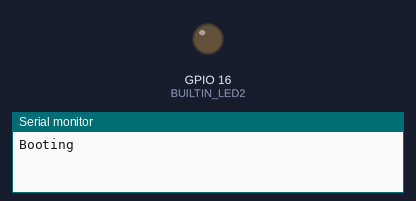
Recording of a program running on a simulated ESP8266 (NodeMCU). Shown: output pins drawn as LEDs (lit = HIGH), the last lines printed to the serial monitor. WiFi joins after 1.5 s; servers stay silent unless stated.

Above: at 0.1 s.
At 4.8 s:
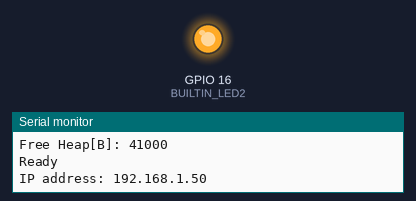
Timing chart, 0 to 6.3 s (numbered marks = the images above):
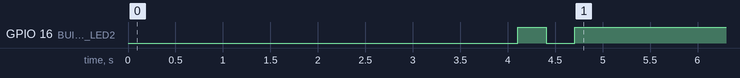

The program:

main.cpp
```cpp
#include <ArduinoOTA.h>
#include <ESP8266WiFi.h>
#include <ESP8266mDNS.h>
#include <WiFiUdp.h>

const char *ssid = "SEMARD";
const char *password = "SEMARD123";
const char *dns = "esprinter1";
MDNSResponder mdns;

boolean debug = false; // true = more messages
// boolean debug = true;

// LED is needed for failure signalling
const short int BUILTIN_LED2 = 16; // GPIO16 on NodeMCU (ESP-12)

unsigned long startTime = millis();

// provide text for the WiFi status
const char *str_status[] = {"WL_IDLE_STATUS",    "WL_NO_SSID_AVAIL",
                            "WL_SCAN_COMPLETED", "WL_CONNECTED",
                            "WL_CONNECT_FAILED", "WL_CONNECTION_LOST",
                            "WL_DISCONNECTED"};

// provide text for the WiFi mode
const char *str_mode[] = {"WIFI_OFF", "WIFI_STA", "WIFI_AP", "WIFI_AP_STA"};

//----------------------- WiFi handling

void setup_OTA() {

  WiFi.hostname(dns);
  // Port defaults to 8266
  // ArduinoOTA.setPort(8266);

  // Hostname defaults to esp8266-[ChipID]
  // ArduinoOTA.setHostname("myesp8266");

  // No authentication by default
  // ArduinoOTA.setPassword("admin");

  // Password can be set with it's md5 value as well
  // MD5(admin) = 21232f297a57a5a743894a0e4a801fc3
  // ArduinoOTA.setPasswordHash("21232f297a57a5a743894a0e4a801fc3");

  ArduinoOTA.onStart([]() {
    String type;
    if (true)
      type = "sketch";
    else // U_SPIFFS
      type = "filesystem";

    // NOTE: if updating SPIFFS this would be the place to unmount SPIFFS using
    // SPIFFS.end()
    Serial.println("Start updating " + type);
  });
  ArduinoOTA.onEnd([]() { Serial.println("\nEnd"); });
  ArduinoOTA.onProgress([](unsigned int progress, unsigned int total) {
    Serial.printf("Progress: %u%%\r", (progress / (total / 100)));
  });
  ArduinoOTA.onError([](ota_error_t error) {
    Serial.printf("Error[%u]: ", error);
    if (error == OTA_AUTH_ERROR)
      Serial.println("Auth Failed");
    else if (error == OTA_BEGIN_ERROR)
      Serial.println("Begin Failed");
    else if (error == OTA_CONNECT_ERROR)
      Serial.println("Connect Failed");
    else if (error == OTA_RECEIVE_ERROR)
      Serial.println("Receive Failed");
    else if (error == OTA_END_ERROR)
      Serial.println("End Failed");
  });
  ArduinoOTA.begin();
}

void signalError() { // loop endless with LED blinking in case of error
  while (1) {
    digitalWrite(BUILTIN_LED2, LOW);
    delay(300); // ms
    digitalWrite(BUILTIN_LED2, HIGH);
    delay(300); // ms
  }
}

// declare telnet server (do NOT put in setup())
WiFiServer telnetServer(23);
WiFiClient serverClient;

void setup() {
  Serial.begin(115200);
  Serial.println("Booting");
  //////////////////////////////

  ///////////////////////////////

  WiFi.mode(WIFI_STA);
  WiFi.begin(ssid, password);
  while (WiFi.waitForConnectResult() != WL_CONNECTED) {
    Serial.println("Connection Failed! Rebooting...");
    delay(5000);
    ESP.restart();
  }

  if (mdns.begin(dns, WiFi.localIP())) { // Start mDNS
    Serial.println("BALALALLSDHH");
  }

  setup_OTA();

  //****************************************************
  delay(1000);
  Serial.begin(115200);
  delay(1000);
  Serial.println("Sync,Sync,Sync,Sync,Sync");
  delay(500);
  Serial.println();
  // signal start
  pinMode(BUILTIN_LED2, OUTPUT);
  digitalWrite(BUILTIN_LED2, LOW);
  delay(100); // ms
  digitalWrite(BUILTIN_LED2, HIGH);
  delay(300); // ms

  Serial.print("Chip ID: 0x");
  Serial.println(ESP.getChipId(), HEX);

  Serial.println("Connect to Router requested");

  if (WiFi.status() == WL_CONNECTED) {
    Serial.print("WiFi mode: ");
    Serial.println(str_mode[WiFi.getMode()]);
    Serial.print("Status: ");
    Serial.println(str_status[WiFi.status()]);
    // signal WiFi connect
    digitalWrite(BUILTIN_LED2, LOW);
    delay(300); // ms
    digitalWrite(BUILTIN_LED2, HIGH);
  } else {
    Serial.println("");
    Serial.println("WiFi connect failed, push RESET button.");
    signalError();
  }

  telnetServer.begin();
  telnetServer.setNoDelay(true);
  Serial.println("Please connect Telnet Client, exit with ^] and 'quit'");

  Serial.print("Free Heap[B]: ");
  Serial.println(ESP.getFreeHeap());
  //****************************************

  Serial.println("Ready");
  Serial.print("IP address: ");
  Serial.println(WiFi.localIP());
}

void loop() {
  ArduinoOTA.handle();
  // look for Client connect trial
  if (telnetServer.hasClient()) {
    if (!serverClient || !serverClient.connected()) {
      if (serverClient) {
        serverClient.stop();
        Serial.println("Telnet Client Stop");
      }
      serverClient = telnetServer.available();
      Serial.println("New Telnet client");
      serverClient
          .flush(); // clear input buffer, else you get strange characters
    }
  }

  while (serverClient.available()) { // get data from Client
    Serial.write(serverClient.read());
  }

  if (millis() - startTime > 2000) { // run every 2000 ms
    startTime = millis();

    if (serverClient && serverClient.connected()) { // send data to Client
      serverClient.print("Telnet Test, millis: ");
      serverClient.println(millis());
      serverClient.print("Free Heap RAM: ");
      serverClient.println(ESP.getFreeHeap());
    }
  }
  delay(10); // to avoid strange characters left in buffer
}
```
